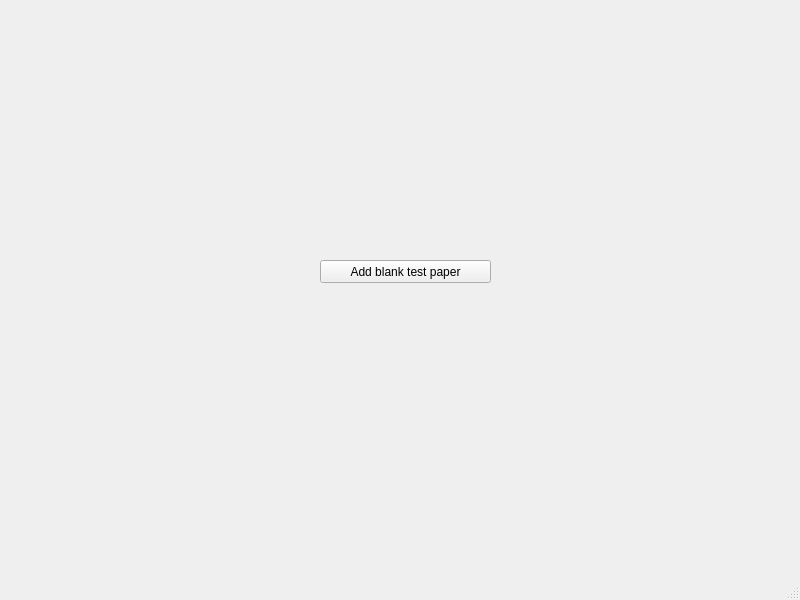
<?xml version="1.0" encoding="UTF-8"?>
<ui version="4.0">
 <class>MainWindow</class>
 <widget class="QMainWindow" name="MainWindow">
  <property name="geometry">
   <rect>
    <x>0</x>
    <y>0</y>
    <width>800</width>
    <height>600</height>
   </rect>
  </property>
  <property name="windowTitle">
   <string>MainWindow</string>
  </property>
  <widget class="QWidget" name="centralwidget">
   <widget class="QPushButton" name="pushButton">
    <property name="geometry">
     <rect>
      <x>320</x>
      <y>260</y>
      <width>171</width>
      <height>23</height>
     </rect>
    </property>
    <property name="text">
     <string>Add blank test paper</string>
    </property>
   </widget>
  </widget>
  <widget class="QMenuBar" name="menubar">
   <property name="geometry">
    <rect>
     <x>0</x>
     <y>0</y>
     <width>800</width>
     <height>21</height>
    </rect>
   </property>
  </widget>
  <widget class="QStatusBar" name="statusbar"/>
 </widget>
 <resources/>
 <connections/>
</ui>
